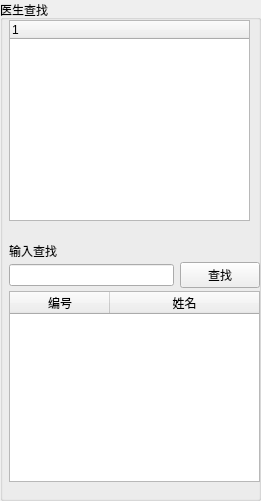
   <widget class="QGroupBox" name="Dgroup">
    <property name="geometry">
     <rect>
      <x>30</x>
      <y>40</y>
      <width>261</width>
      <height>501</height>
     </rect>
    </property>
    <property name="styleSheet">
     <string notr="true">font: 75 12pt &quot;黑体&quot;;</string>
    </property>
    <property name="title">
     <string>医生查找</string>
    </property>
    <widget class="QTreeWidget" name="treeWidget">
     <property name="geometry">
      <rect>
       <x>9</x>
       <y>20</y>
       <width>241</width>
       <height>201</height>
      </rect>
     </property>
     <property name="styleSheet">
      <string notr="true">border-image: url();</string>
     </property>
     <column>
      <property name="text">
       <string notr="true">1</string>
      </property>
     </column>
    </widget>
    <widget class="QTableWidget" name="DStableWidget_3">
     <property name="geometry">
      <rect>
       <x>9</x>
       <y>291</y>
       <width>251</width>
       <height>191</height>
      </rect>
     </property>
     <property name="styleSheet">
      <string notr="true">border-image: url();</string>
     </property>
     <attribute name="horizontalHeaderStretchLastSection">
      <bool>true</bool>
     </attribute>
     <column>
      <property name="text">
       <string>编号</string>
      </property>
     </column>
     <column>
      <property name="text">
       <string>姓名</string>
      </property>
     </column>
    </widget>
    <widget class="QWidget" name="layoutWidget">
     <property name="geometry">
      <rect>
       <x>9</x>
       <y>240</y>
       <width>174</width>
       <height>22</height>
      </rect>
     </property>
     <layout class="QHBoxLayout" name="horizontalLayout_9">
      <item>
       <widget class="QLabel" name="label_4">
        <property name="text">
         <string>输入查找</string>
        </property>
       </widget>
      </item>
      <item>
       <spacer name="horizontalSpacer_5">
        <property name="orientation">
         <enum>Qt::Horizontal</enum>
        </property>
        <property name="sizeHint" stdset="0">
         <size>
          <width>118</width>
          <height>20</height>
         </size>
        </property>
       </spacer>
      </item>
     </layout>
    </widget>
    <widget class="QWidget" name="layoutWidget">
     <property name="geometry">
      <rect>
       <x>9</x>
       <y>260</y>
       <width>251</width>
       <height>31</height>
      </rect>
     </property>
     <layout class="QHBoxLayout" name="horizontalLayout_8">
      <item>
       <widget class="QLineEdit" name="Dsearch"/>
      </item>
      <item>
       <widget class="QPushButton" name="DSpushButton">
        <property name="text">
         <string>查找</string>
        </property>
       </widget>
      </item>
     </layout>
    </widget>
   </widget>
